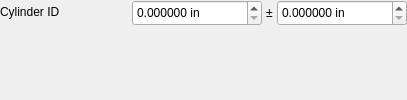
             <widget class="QWidget" name="female_depth_page">
              <layout class="QFormLayout" name="female_depth_form">
               <property name="horizontalSpacing">
                <number>2</number>
               </property>
               <property name="verticalSpacing">
                <number>2</number>
               </property>
               <property name="leftMargin">
                <number>0</number>
               </property>
               <property name="topMargin">
                <number>0</number>
               </property>
               <property name="rightMargin">
                <number>0</number>
               </property>
               <property name="bottomMargin">
                <number>0</number>
               </property>
               <item row="0" column="0">
                <widget class="QLabel" name="label_female_cylinder_id">
                 <property name="minimumSize">
                  <size>
                   <width>130</width>
                   <height>0</height>
                  </size>
                 </property>
                 <property name="maximumSize">
                  <size>
                   <width>130</width>
                   <height>16777215</height>
                  </size>
                 </property>
                 <property name="text">
                  <string>Cylinder ID</string>
                 </property>
                </widget>
               </item>
               <item row="0" column="1">
                <widget class="QFrame" name="dim_female_cylinder_id">
                 <property name="frameShape">
                  <enum>QFrame::Shape::NoFrame</enum>
                 </property>
                 <layout class="QHBoxLayout" name="hbox_female_cylinder_id">
                  <property name="spacing">
                   <number>4</number>
                  </property>
                  <property name="leftMargin">
                   <number>0</number>
                  </property>
                  <property name="topMargin">
                   <number>0</number>
                  </property>
                  <property name="rightMargin">
                   <number>0</number>
                  </property>
                  <property name="bottomMargin">
                   <number>0</number>
                  </property>
                  <item>
                   <widget class="AdaptiveSpinBox" name="spin_female_cylinder_id_nom">
                    <property name="minimumSize">
                     <size>
                      <width>130</width>
                      <height>26</height>
                     </size>
                    </property>
                    <property name="maximumSize">
                     <size>
                      <width>130</width>
                      <height>16777215</height>
                     </size>
                    </property>
                    <property name="keyboardTracking">
                     <bool>false</bool>
                    </property>
                    <property name="suffix">
                     <string> in</string>
                    </property>
                    <property name="decimals">
                     <number>6</number>
                    </property>
                    <property name="minimum">
                     <double>0.000000000000000</double>
                    </property>
                    <property name="maximum">
                     <double>10000.000000000000000</double>
                    </property>
                    <property name="singleStep">
                     <double>0.001000000000000</double>
                    </property>
                    <property name="value">
                     <double>0.000000000000000</double>
                    </property>
                   </widget>
                  </item>
                  <item>
                   <widget class="QLabel" name="plusminus_female_cylinder_id">
                    <property name="text">
                     <string>±</string>
                    </property>
                    <property name="alignment">
                     <set>Qt::AlignmentFlag::AlignCenter</set>
                    </property>
                   </widget>
                  </item>
                  <item>
                   <widget class="AdaptiveSpinBox" name="spin_female_cylinder_id_tol">
                    <property name="minimumSize">
                     <size>
                      <width>130</width>
                      <height>26</height>
                     </size>
                    </property>
                    <property name="maximumSize">
                     <size>
                      <width>130</width>
                      <height>16777215</height>
                     </size>
                    </property>
                    <property name="keyboardTracking">
                     <bool>false</bool>
                    </property>
                    <property name="suffix">
                     <string> in</string>
                    </property>
                    <property name="decimals">
                     <number>6</number>
                    </property>
                    <property name="maximum">
                     <double>10000.000000000000000</double>
                    </property>
                    <property name="singleStep">
                     <double>0.001000000000000</double>
                    </property>
                    <property name="value">
                     <double>0.000000000000000</double>
                    </property>
                   </widget>
                  </item>
                 </layout>
                </widget>
               </item>
              </layout>
             </widget>
